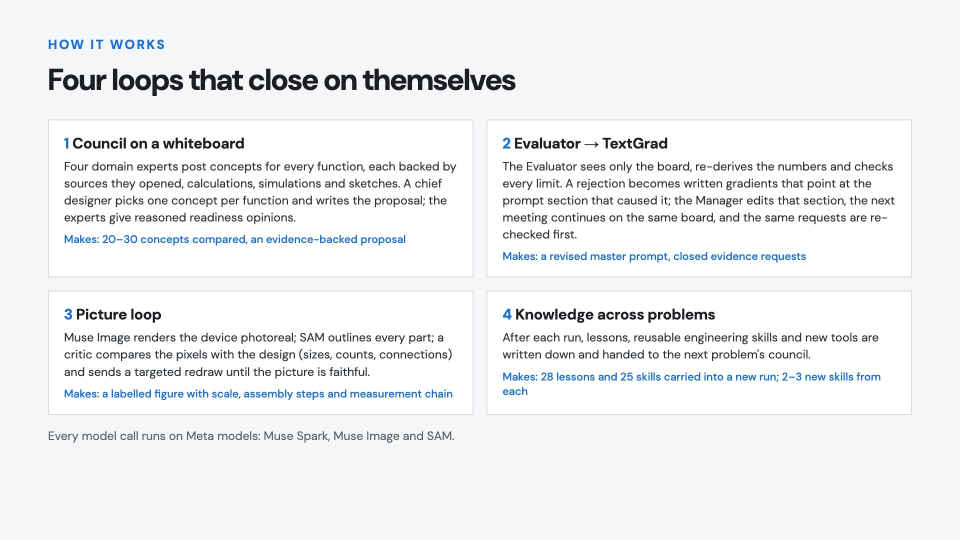
#> input picture showcase/deck3min/02_loops.jpg, 1920 x 1080 px, given in place of panel_A.png, which was not available (shown at 1/2 size)
$ python frames2.py ../deck3min/02_loops.jpg
#> lines starting #> are read from the running program, lines starting #| are printed output that depends on the picture
import json, sys, textwrap
from PIL import Image, ImageDraw, ImageFont
S = sys.argv[1]; V = S + "/video"
F = "/System/Library/Fonts/Supplemental/Arial.ttf"; FB = "/System/Library/Fonts/Supplemental/Arial Bold.ttf"
BG = (246, 247, 249)
def frame(kicker, title, sub=None):
#> called with kicker = 'THE SAME SYSTEM, SIX PROBLEMS'
    im = Image.new("RGB", (1920, 1080), BG); d = ImageDraw.Draw(im)
    d.text((96, 44), kicker, font=ImageFont.truetype(FB, 24), fill=(31, 111, 209))
    d.text((96, 80), title, font=ImageFont.truetype(FB, 46), fill=(22, 32, 44))
    if sub: d.text((96, 142), sub, font=ImageFont.truetype(F, 26), fill=(74, 85, 99))
    return im, d
def tile(im, d, img, box, cap):
    x0, y0, x1, y1 = box; h = y1 - y0 - 40
    k = min((x1 - x0) / img.size[0], h / img.size[1]); r = img.resize((round(img.size[0] * k), round(img.size[1] * k)), Image.LANCZOS)
    im.paste(r, (x0 + (x1 - x0 - r.size[0]) // 2, y0)); d.text((x0 + (x1 - x0 - r.size[0]) // 2, y0 + r.size[1] + 8), cap, font=ImageFont.truetype(FB, 24), fill=(22, 32, 44))
R = "runs"
A = lambda p: Image.open(p).convert("RGB")
#> in cropA, `return img.crop((0, 0, img.size[0], int(img.size[1] * frac)))`:
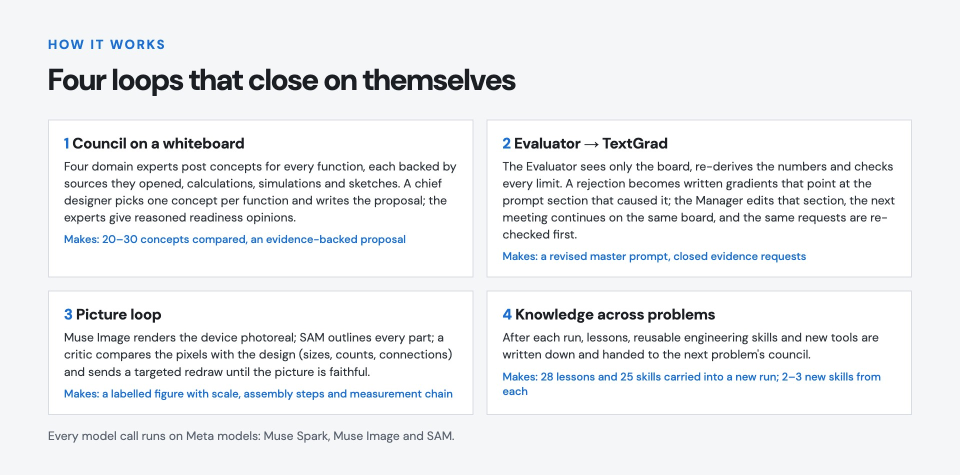
#> returned value: PIL image 1920x950 RGB (shown at 1/2 size); mean R, G, B 238.2, 239.7, 241.7
#> in tile, `x0, y0, x1, y1 = box`: x0 = 60; y0 = 190; x1 = 950; y1 = 640
#> in tile, `h = y1 - y0 - 40`: h = 410
#> in tile, `k = min((x1 - x0) / img.size[0], h / img.size[1])`: k = 0.432
#> in tile, `im.paste(r, (x0 + (x1 - x0 - r.size[0]) // 2, y0))`:
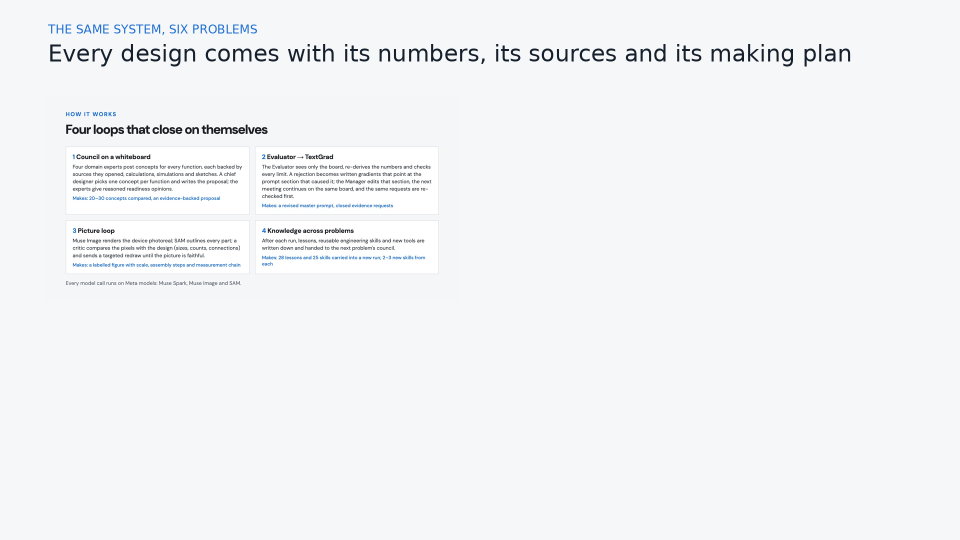
#> im: PIL image 1920x1080 RGB (shown at 1/2 size); mean R, G, B 242.9, 244.1, 246.3
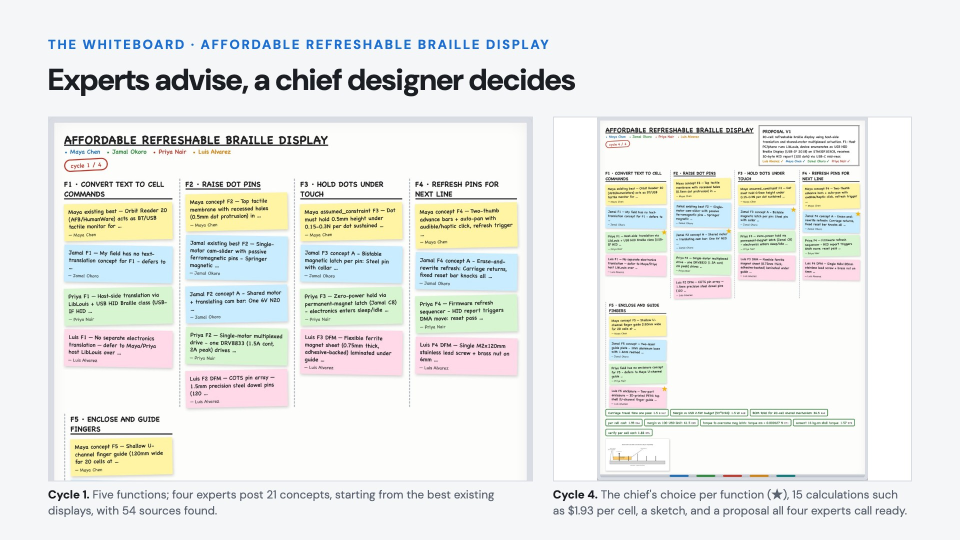
#> input picture showcase/deck3min/03_whiteboard.jpg, 1920 x 1080 px, given in place of panel_A.png, which was not available (shown at 1/2 size)
def cropA(img, frac):  # panel A only (top part, without the how-it-works strip)
    return img.crop((0, 0, img.size[0], int(img.size[1] * frac)))
# gallery
im, d = frame("THE SAME SYSTEM, SIX PROBLEMS", "Every design comes with its numbers, its sources and its making plan")
tile(im, d, cropA(A(f"{R}/20261103-234812_lunar-regolith-excavation-robot/final/panel_A.png"), 0.88), (60, 190, 950, 640), "Lunar regolith excavator (NASA Lunabotics rules)")
tile(im, d, cropA(A(f"{R}/20261103-224916_small-wind-turbine-for-a-wind-tunnel-com/final/panel_A.png"), 0.88), (970, 190, 1860, 640), "Wind-tunnel turbine, folds into a 45 cm cube")
#> call 2 of cropA, with frac = 0.88
#> in cropA (call 2), `return img.crop((0, 0, img.size[0], int(img.size[1] * frac)))`:
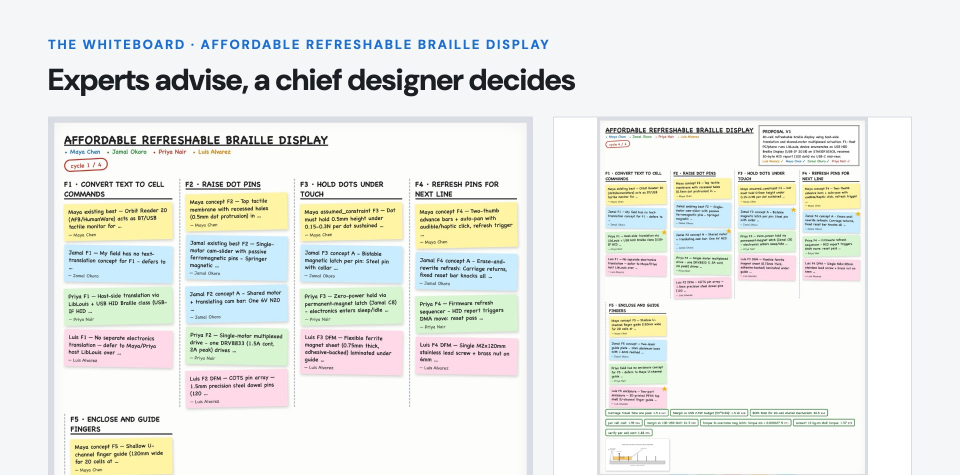
#> returned value: PIL image 1920x950 RGB (shown at 1/2 size); mean R, G, B 234.1, 236.1, 232.3
#> call 2 of tile, with box = (970, 190, 1860, 640)
#> in tile (call 2), `x0, y0, x1, y1 = box`: x0 = 970; x1 = 1860
#> in tile (call 2), `r = img.resize((round(img.size[0] * k), round(img.size[1] * k)), Image`:
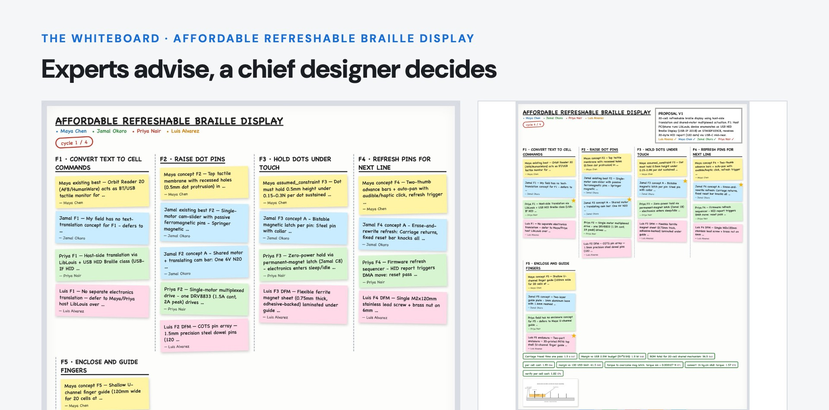
#> r: PIL image 829x410 RGB; mean R, G, B 233.9, 235.9, 232.2
#> in tile (call 2), `im.paste(r, (x0 + (x1 - x0 - r.size[0]) // 2, y0))`:
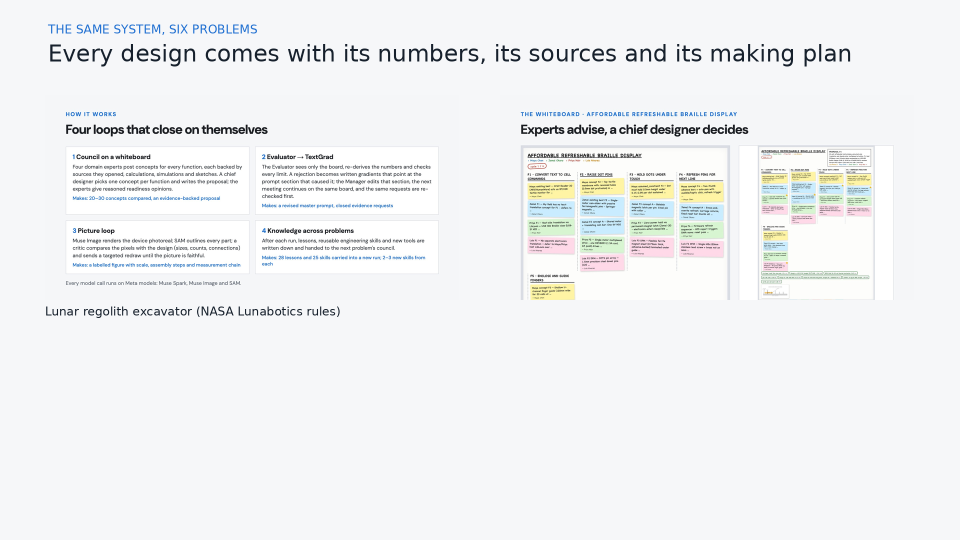
#> im: PIL image 1920x1080 RGB (shown at 1/2 size); mean R, G, B 240.6, 242, 243.2
for i, (p, cap) in enumerate([("stair-climbing-hand-truck-for-parcel-cou", "Stair-climbing hand truck"), ("off-grid-solar-powered-cold-storage-for", "Off-grid solar cold room"), ("vibration-retrofit-for-a-lively-pedestri", "Footbridge vibration damper")]):
#> (the run stopped early here; a loop or call above may not have finished)
